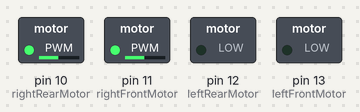
Bench run of a sketch on a simulated Arduino Uno, built with avr-gcc and run on an emulated ATmega328P. Parts: switched loads named in the sketch (green lamp = pin HIGH). The ROS host is connected and sends only what is stated.

Above: at 0.1 s.
Timing chart, 0 to 1.6 s (numbered marks = the images above):
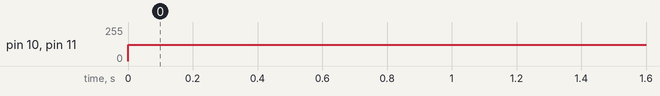

The sketch:

motion_arduino.ino
```cpp
// (licence header left out)
#include <ros.h>
// Include message header files
#include <std_msgs/Float32MultiArray.h>

/* [motion_arduino] uses (drive_wheel_encoder) <encoder> and
*  (wheel_cmd_speed) <wheel> to adjust each drive motors speed,
*  publishes robots position changes through (robot_pos_delta) <position>
*/

// This node is a TEMPLATE

// Create any pin objects
int leftFrontMotor = 13;
int leftRearMotor = 12;
int rightFrontMotor = 11;
int rightRearMotor = 10;
int leftPWM = 122;
int rightPWM = 122;

// Create the node handle which allows creation
// of publishers and subscribers and does serial
// communication
ros::NodeHandle  nh;

// Create callback methods
void wheel_callback(const std_msgs::Float32MultiArray& wheel_msg){
  leftPWM = (int) 255*wheel_msg.data[0];
  rightPWM = (int) 255*wheel_msg.data[1];
}

// Create subsciber(s)
ros::Subscriber<std_msgs::Float32MultiArray> sub_wheel("wheel_cmd_speed", wheel_callback);


void getROSParameters() {
  while (!nh.connected()) {
    nh.spinOnce();
  }
  int leftFront;
  int leftRear;
  int rightFront;
  int rightRear;

  if (nh.getParam("~left_front", &leftFront)) {
    leftFrontMotor = leftFront;
  }
  if (nh.getParam("~left_rear", &leftRear)) {
    leftRearMotor = leftRear;
  }
  if (nh.getParam("~right_front", &rightFront)) {
    rightFrontMotor = rightFront;
  }
  if (nh.getParam("~right_rear", &rightRear)) {
    rightRearMotor = rightRear;
  }
}


void setup(){
  // Set mode of pins
  pinMode(leftFrontMotor, OUTPUT);
  pinMode(rightFrontMotor, OUTPUT);
  pinMode(leftRearMotor, OUTPUT);
  pinMode(rightRearMotor, OUTPUT);

  // Initialize the arduino node
  nh.initNode();

  nh.subscribe(sub_wheel);
}

void loop(){
  nh.spinOnce();
  analogWrite(leftFrontMotor, leftPWM);
  analogWrite(leftRearMotor, leftPWM);
  analogWrite(rightFrontMotor, rightPWM);
  analogWrite(rightRearMotor, rightPWM);
}
```

Measured:
- by itself, pin 10 (rightRearMotor), pin 11 (rightFrontMotor): 0/255 → 122/255 at 0.00 s
